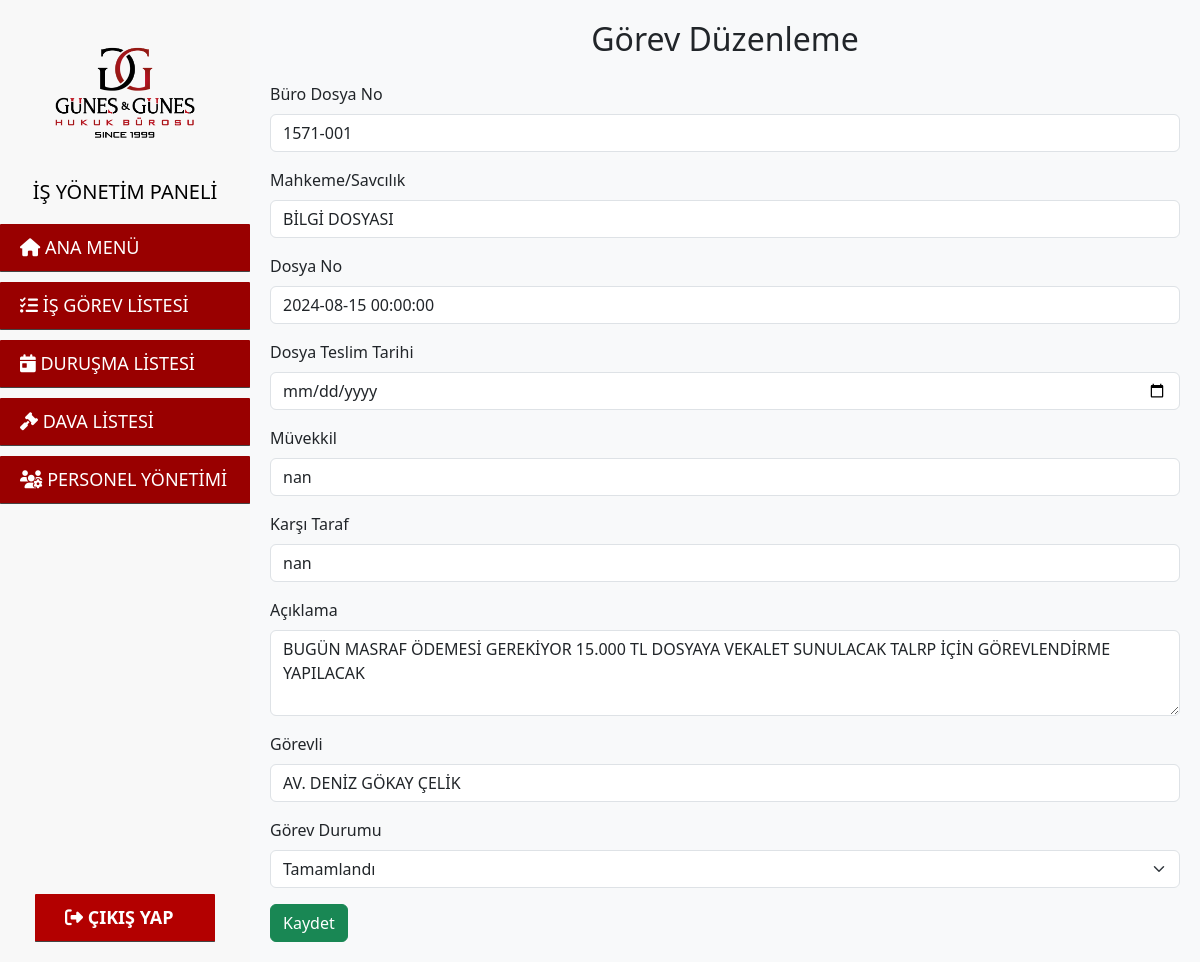
Page /is_gorev_duzenle.php?gorev_no=64 (signed in) on the committed database.
### tables this page shows
CREATE TABLE `is_gorev_listesi` (
  `gorev_no` int(11) NOT NULL,
  `buro_dosya_no` varchar(50) NOT NULL,
  `mahkeme_savcilik` varchar(255) DEFAULT NULL,
  `dosya_no` varchar(50) DEFAULT NULL,
  `dosya_teslim_tarihi` date DEFAULT NULL,
  `muvekkil` varchar(255) NOT NULL,
  `karsi_taraf` varchar(255) DEFAULT NULL,
  `aciklama` text DEFAULT NULL,
  `gorevli` varchar(255) DEFAULT NULL,
  `gorev_durumu` varchar(255) DEFAULT NULL
);

### is_gorev_duzenle.php (the view, shortened to what this page needs)
<?php
include 'header.php';
include 'db.php';
$gorev_no = $_GET['gorev_no'];
$query = "SELECT * FROM is_gorev_listesi WHERE gorev_no = ?";
$stmt = $mysqli->prepare($query);
$stmt->bind_param('i', $gorev_no);
$stmt->execute();
$result = $stmt->get_result();
$row = $result->fetch_assoc();
?>
<h2 class="text-center mb-4">Görev Düzenleme</h2>
<form method="POST" action="update_task.php">
    <div class="mb-3">
        <label for="buro_dosya_no" class="form-label">Büro Dosya No</label>
        <input type="text" class="form-control" id="buro_dosya_no" name="buro_dosya_no" value="<?php echo $row['buro_dosya_no']; ?>" required>
    </div>
    <div class="mb-3">
        <label for="mahkeme_savcilik" class="form-label">Mahkeme/Savcılık</label>
        <input type="text" class="form-control" id="mahkeme_savcilik" name="mahkeme_savcilik" value="<?php echo $row['mahkeme_savcilik']; ?>" required>
    </div>
    <div class="mb-3">
        <label for="dosya_no" class="form-label">Dosya No</label>
        <input type="text" class="form-control" id="dosya_no" name="dosya_no" value="<?php echo $row['dosya_no']; ?>" required>
    </div>
    <div class="mb-3">
        <label for="dosya_teslim_tarihi" class="form-label">Dosya Teslim Tarihi</label>
        <input type="date" class="form-control" id="dosya_teslim_tarihi" name="dosya_teslim_tarihi" value="<?php echo $row['dosya_teslim_tarihi']; ?>" required>
    </div>
    <div class="mb-3">
        <label for="muvekkil" class="form-label">Müvekkil</label>
        <input type="text" class="form-control" id="muvekkil" name="muvekkil" value="<?php echo $row['muvekkil']; ?>" required>
    </div>
    <div class="mb-3">
        <label for="karsi_taraf" class="form-label">Karşı Taraf</label>
        <input type="text" class="form-control" id="karsi_taraf" name="karsi_taraf" value="<?php echo $row['karsi_taraf']; ?>" required>
    </div>
    <div class="mb-3">
        <label for="aciklama" class="form-label">Açıklama</label>
        <textarea class="form-control" id="aciklama" name="aciklama" rows="3" required><?php echo $row['aciklama']; ?></textarea>
    </div>
    <div class="mb-3">
        <label for="gorevli" class="form-label">Görevli</label>
        <input type="text" class="form-control" id="gorevli" name="gorevli" value="<?php echo $row['gorevli']; ?>" required>
    </div>
    <div class="mb-3">
        <label for="gorev_durumu" class="form-label">Görev Durumu</label>
        <select class="form-select" name="gorev_durumu" id="gorev_durumu" required>
            <option value="Tamamlandı" <?php echo $row['gorev_durumu'] === 'Tamamlandı' ? 'selected' : ''; ?>>Tamamlandı</option>
        </select>
    </div>
    <button type="submit" class="btn btn-success">Kaydet</button>
</form>
<?php
include 'footer.php';
?>

### style.css (style rules this page uses)
body { background-color: #f8f9fa; }

### rows in the picture
is_gorev_listesi: buro_dosya_no "1571-001", mahkeme_savcilik "BİLGİ DOSYASI", dosya_no "2024-08-15 00:00:00", muvekkil "nan", karsi_taraf "nan", aciklama "BUGÜN MASRAF ÖDEMESİ GEREKİYOR 15.000 TL DOSYAYA VEKALET SUNULACAK TALRP İÇİN GÖREVLENDİRME YAPILACAK", gorevli "AV. DENİZ GÖKAY ÇELİK"
